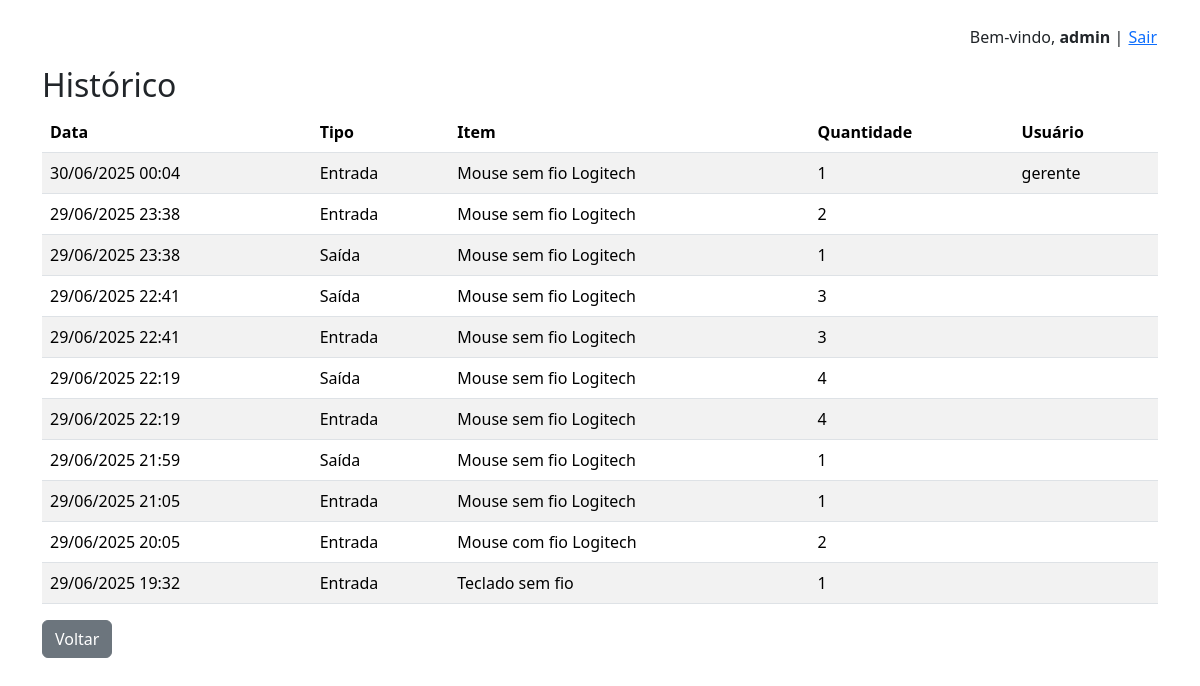
/historico/ (signed in), run on an earlier commit of the app's database.
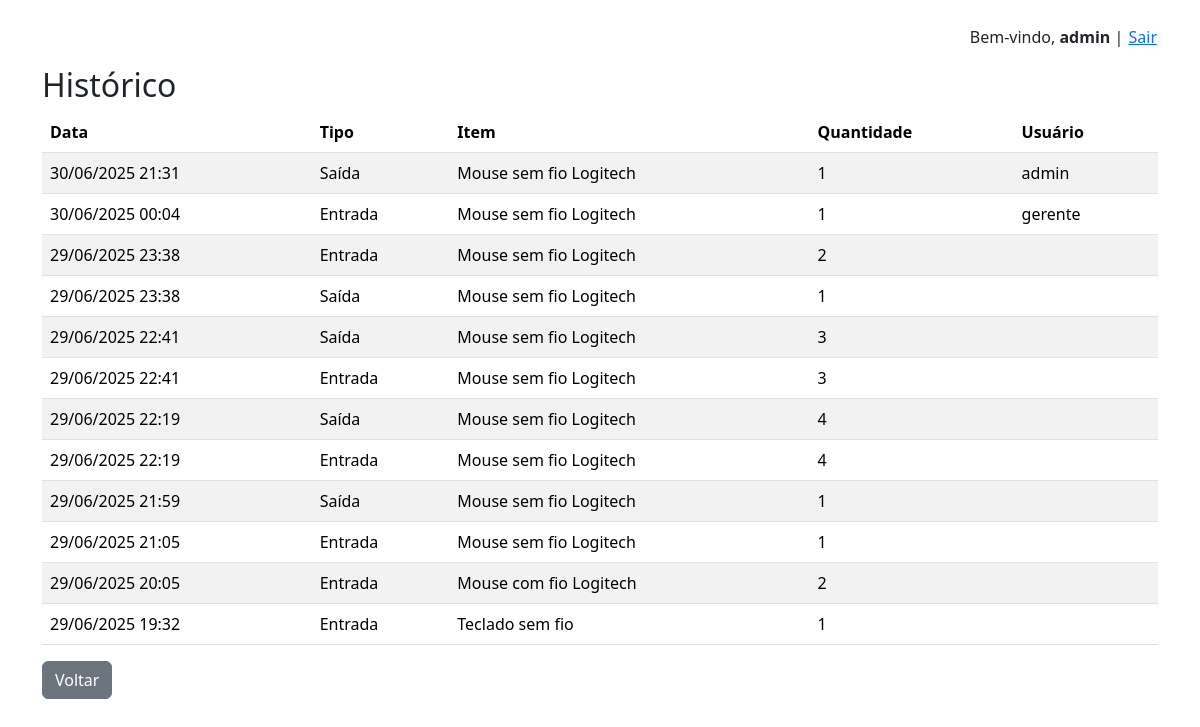
And on a later commit of the database.
### inventario/models.py (models this page shows, shortened)
class Movimento(models.Model):  # Representa uma movimentação de entrada ou saída de um item do estoque
    TIPO = [
        ('entrada', 'Entrada'),
        ('saida', 'Saída'),
    ]
    item = models.ForeignKey(Item, on_delete=models.CASCADE)  # Qual item foi movimentado
    tipo = models.CharField(max_length=7, choices=TIPO)   # Tipo: entrada ou saída
    quantidade = models.PositiveIntegerField()   # Quantidade movimentada
    data = models.DateTimeField(auto_now_add=True)   # Data/hora da movimentação
    usuario = models.ForeignKey(User, on_delete=models.CASCADE, null=True, blank=True)  # Quem fez a movimentação

class Item(models.Model):   # Representa um item do estoque
    nome = models.CharField(max_length=100)
    categoria = models.ForeignKey(Categoria, on_delete=models.CASCADE)  # Cada item pertence a uma categoria
    quantidade = models.PositiveIntegerField(default=0)  # Quantidade atual no estoque
    estoque_minimo = models.PositiveIntegerField(default=1)  # Quantidade mínima desejada (para alertas)
    descricao = models.TextField(blank=True)  # Campo opcional para observações
    class Meta:
        unique_together = ('nome', 'categoria')  # Impede que exista mais de um item com o mesmo nome e categoria

### inventario/views.py (the view)
# urls.py: path('historico/', views.historico, name='historico'),
@login_required
def historico(request):  # Exibe o histórico de movimentações (entradas e saídas)
    historico = Movimento.objects.all().order_by('-data')
    return render(request, 'inventario/historico.html', {'historico': historico})

### inventario/templates/inventario/historico.html (shortened to what this page needs)
{% extends 'inventario/base.html' %}
{% block content %}
<h2>Histórico</h2>
<table class="table table-striped">
    <thead>
        <tr>
            <th>Data</th>
            <th>Tipo</th>
            <th>Item</th>
            <th>Quantidade</th>
            <th>Usuário</th>
        </tr>
    </thead>
    <tbody>
        {% for mov in historico %}
        <tr>
            <td>{{ mov.data|date:"d/m/Y H:i" }}</td>
            <td>{{ mov.get_tipo_display }}</td>
            <td>{{ mov.item.nome }}</td>
            <td>{{ mov.quantidade }}</td>
            <td>{{ mov.usuario.username }}</td>
        </tr>
        {% empty %}
        <tr>
            <td colspan="4">Nenhum movimento registrado.</td>
        </tr>
        {% endfor %}
    </tbody>
</table>
<a class="btn btn-secondary" href="{% url 'dashboard' %}">Voltar</a>
{% endblock %}

What changed in the data, as far as the page shows it:
added Movimento: data "30/06/2025 21:31", tipo "Saída", item.nome "Mouse sem fio Logitech", quantidade "1", usuario.username "admin"
